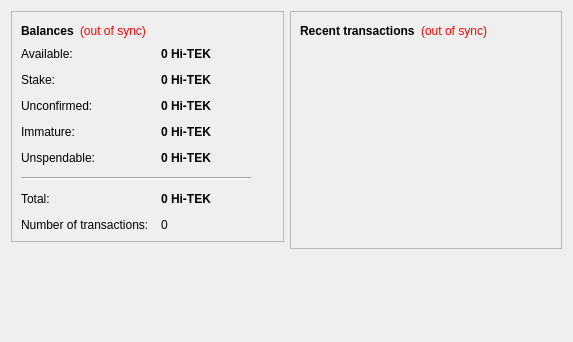
<?xml version="1.0" encoding="UTF-8"?>
<ui version="4.0">
 <class>OverviewPage</class>
 <widget class="QWidget" name="OverviewPage">
  <property name="geometry">
   <rect>
    <x>0</x>
    <y>0</y>
    <width>573</width>
    <height>342</height>
   </rect>
  </property>
  <property name="windowTitle">
   <string>Form</string>
  </property>
  <layout class="QHBoxLayout" name="horizontalLayout" stretch="1,1">
   <item>
    <layout class="QVBoxLayout" name="verticalLayout_2">
     <item>
      <widget class="QFrame" name="frame">
       <property name="frameShape">
        <enum>QFrame::StyledPanel</enum>
       </property>
       <property name="frameShadow">
        <enum>QFrame::Raised</enum>
       </property>
       <layout class="QVBoxLayout" name="verticalLayout_4">
        <item>
         <layout class="QHBoxLayout" name="horizontalLayout_4">
          <item>
           <widget class="QLabel" name="label_5">
            <property name="font">
             <font>
              <weight>75</weight>
              <bold>true</bold>
             </font>
            </property>
            <property name="text">
             <string>Balances</string>
            </property>
           </widget>
          </item>
          <item>
           <widget class="QLabel" name="labelWalletStatus">
            <property name="toolTip">
             <string>The displayed information may be out of date. Your wallet automatically synchronizes with the Hi-TEK network after a connection is established, but this process has not completed yet.</string>
            </property>
            <property name="styleSheet">
             <string notr="true">QLabel { color: red; }</string>
            </property>
            <property name="text">
             <string notr="true">(out of sync)</string>
            </property>
            <property name="alignment">
             <set>Qt::AlignLeading|Qt::AlignLeft|Qt::AlignVCenter</set>
            </property>
           </widget>
          </item>
          <item>
           <spacer name="horizontalSpacer_2">
            <property name="orientation">
             <enum>Qt::Horizontal</enum>
            </property>
            <property name="sizeHint" stdset="0">
             <size>
              <width>40</width>
              <height>20</height>
             </size>
            </property>
           </spacer>
          </item>
         </layout>
        </item>
        <item>
         <layout class="QFormLayout" name="formLayout_2">
          <property name="fieldGrowthPolicy">
           <enum>QFormLayout::AllNonFixedFieldsGrow</enum>
          </property>
          <property name="horizontalSpacing">
           <number>12</number>
          </property>
          <property name="verticalSpacing">
           <number>12</number>
          </property>
          <item row="0" column="0">
           <widget class="QLabel" name="labelAvailableText">
            <property name="toolTip">
             <string>Your current available balance</string>
            </property>
            <property name="text">
             <string>Available:</string>
            </property>
           </widget>
          </item>
          <item row="0" column="1">
           <widget class="QLabel" name="labelAvailable">
            <property name="font">
             <font>
              <weight>75</weight>
              <bold>true</bold>
             </font>
            </property>
            <property name="cursor">
             <cursorShape>IBeamCursor</cursorShape>
            </property>
            <property name="toolTip">
             <string>Your current available balance</string>
            </property>
            <property name="text">
             <string notr="true">0 Hi-TEK</string>
            </property>
            <property name="alignment">
             <set>Qt::AlignLeading|Qt::AlignLeft|Qt::AlignVCenter</set>
            </property>
            <property name="textInteractionFlags">
             <set>Qt::LinksAccessibleByMouse|Qt::TextSelectableByKeyboard|Qt::TextSelectableByMouse</set>
            </property>
           </widget>
          </item>
          <item row="1" column="0">
           <widget class="QLabel" name="label_6">
            <property name="toolTip">
             <string>Total of coins that was staked, and do not yet count toward the current balance</string>
            </property>
            <property name="text">
             <string>Stake:</string>
            </property>
           </widget>
          </item>
          <item row="1" column="1">
           <widget class="QLabel" name="labelStake">
            <property name="font">
             <font>
              <weight>75</weight>
              <bold>true</bold>
             </font>
            </property>
            <property name="cursor">
             <cursorShape>IBeamCursor</cursorShape>
            </property>
            <property name="toolTip">
             <string>Total of coins that was staked, and do not yet count toward the current balance</string>
            </property>
            <property name="text">
             <string notr="true">0 Hi-TEK</string>
            </property>
            <property name="alignment">
             <set>Qt::AlignLeading|Qt::AlignLeft|Qt::AlignVCenter</set>
            </property>
            <property name="textInteractionFlags">
             <set>Qt::LinksAccessibleByMouse|Qt::TextSelectableByKeyboard|Qt::TextSelectableByMouse</set>
            </property>
           </widget>
          </item>
          <item row="2" column="0">
           <widget class="QLabel" name="label_3">
            <property name="toolTip">
             <string>Total of transactions that have yet to be confirmed, and do not yet count toward the current balance</string>
            </property>
            <property name="text">
             <string>Unconfirmed:</string>
            </property>
           </widget>
          </item>
          <item row="2" column="1">
           <widget class="QLabel" name="labelUnconfirmed">
            <property name="font">
             <font>
              <weight>75</weight>
              <bold>true</bold>
             </font>
            </property>
            <property name="cursor">
             <cursorShape>IBeamCursor</cursorShape>
            </property>
            <property name="toolTip">
             <string>Total of transactions that have yet to be confirmed, and do not yet count toward the current balance</string>
            </property>
            <property name="text">
             <string notr="true">0 Hi-TEK</string>
            </property>
            <property name="alignment">
             <set>Qt::AlignLeading|Qt::AlignLeft|Qt::AlignVCenter</set>
            </property>
            <property name="textInteractionFlags">
             <set>Qt::LinksAccessibleByMouse|Qt::TextSelectableByKeyboard|Qt::TextSelectableByMouse</set>
            </property>
           </widget>
          </item>
          <item row="3" column="0">
           <widget class="QLabel" name="labelImmatureText">
            <property name="toolTip">
             <string>Mined balance that has not yet matured</string>
            </property>
            <property name="text">
             <string>Immature:</string>
            </property>
           </widget>
          </item>
          <item row="3" column="1">
           <widget class="QLabel" name="labelImmature">
            <property name="font">
             <font>
              <weight>75</weight>
              <bold>true</bold>
             </font>
            </property>
            <property name="toolTip">
             <string>Mined balance that has not yet matured</string>
            </property>
            <property name="text">
             <string notr="true">0 Hi-TEK</string>
            </property>
            <property name="alignment">
             <set>Qt::AlignLeading|Qt::AlignLeft|Qt::AlignVCenter</set>
            </property>
            <property name="textInteractionFlags">
             <set>Qt::LinksAccessibleByMouse|Qt::TextSelectableByKeyboard|Qt::TextSelectableByMouse</set>
            </property>
           </widget>
          </item>
          <item row="4" column="0">
           <widget class="QLabel" name="labelBalanceWatchOnlyText">
            <property name="toolTip">
             <string>Your unspendable balance</string>
            </property>
            <property name="text">
             <string>Unspendable:</string>
            </property>
           </widget>
          </item>
          <item row="4" column="1">
           <widget class="QLabel" name="labelBalanceWatchOnly">
            <property name="font">
             <font>
              <weight>75</weight>
              <bold>true</bold>
             </font>
            </property>
            <property name="cursor">
             <cursorShape>IBeamCursor</cursorShape>
            </property>
            <property name="toolTip">
             <string>Your unspendable balance</string>
            </property>
            <property name="text">
             <string notr="true">0 Hi-TEK</string>
            </property>
            <property name="alignment">
             <set>Qt::AlignLeading|Qt::AlignLeft|Qt::AlignVCenter</set>
            </property>
            <property name="textInteractionFlags">
             <set>Qt::LinksAccessibleByMouse|Qt::TextSelectableByKeyboard|Qt::TextSelectableByMouse</set>
            </property>
           </widget>
          </item>
          <item row="5" column="0" colspan="2">
           <widget class="Line" name="line">
            <property name="maximumSize">
             <size>
              <width>230</width>
              <height>16777215</height>
             </size>
            </property>
            <property name="orientation">
             <enum>Qt::Horizontal</enum>
            </property>
           </widget>
          </item>
          <item row="6" column="0">
           <widget class="QLabel" name="labelTotalText">
            <property name="toolTip">
             <string>Your current total balance</string>
            </property>
            <property name="text">
             <string>Total:</string>
            </property>
           </widget>
          </item>
          <item row="6" column="1">
           <widget class="QLabel" name="labelTotal">
            <property name="font">
             <font>
              <weight>75</weight>
              <bold>true</bold>
             </font>
            </property>
            <property name="toolTip">
             <string>Your current total balance</string>
            </property>
            <property name="text">
             <string notr="true">0 Hi-TEK</string>
            </property>
            <property name="alignment">
             <set>Qt::AlignLeading|Qt::AlignLeft|Qt::AlignVCenter</set>
            </property>
            <property name="textInteractionFlags">
             <set>Qt::LinksAccessibleByMouse|Qt::TextSelectableByKeyboard|Qt::TextSelectableByMouse</set>
            </property>
           </widget>
          </item>
          <item row="7" column="0">
           <widget class="QLabel" name="label_2">
            <property name="toolTip">
             <string>Total number of transactions in wallet</string>
            </property>
            <property name="text">
             <string>Number of transactions:</string>
            </property>
           </widget>
          </item>
          <item row="7" column="1">
           <widget class="QLabel" name="labelNumTransactions">
            <property name="toolTip">
             <string>Total number of transactions in wallet</string>
            </property>
            <property name="text">
             <string notr="true">0</string>
            </property>
           </widget>
          </item>
         </layout>
        </item>
       </layout>
      </widget>
     </item>
     <item>
      <spacer name="verticalSpacer">
       <property name="orientation">
        <enum>Qt::Vertical</enum>
       </property>
       <property name="sizeHint" stdset="0">
        <size>
         <width>20</width>
         <height>40</height>
        </size>
       </property>
      </spacer>
     </item>
    </layout>
   </item>
   <item>
    <layout class="QVBoxLayout" name="verticalLayout_3">
     <item>
      <widget class="QFrame" name="frame_2">
       <property name="frameShape">
        <enum>QFrame::StyledPanel</enum>
       </property>
       <property name="frameShadow">
        <enum>QFrame::Raised</enum>
       </property>
       <layout class="QVBoxLayout" name="verticalLayout">
        <item>
         <layout class="QHBoxLayout" name="horizontalLayout_2">
          <item>
           <widget class="QLabel" name="label_4">
            <property name="text">
             <string>&lt;b&gt;Recent transactions&lt;/b&gt;</string>
            </property>
           </widget>
          </item>
          <item>
           <widget class="QLabel" name="labelTransactionsStatus">
            <property name="toolTip">
             <string>The displayed information may be out of date. Your wallet automatically synchronizes with the Hi-TEK network after a connection is established, but this process has not completed yet.</string>
            </property>
            <property name="styleSheet">
             <string notr="true">QLabel { color: red; }</string>
            </property>
            <property name="text">
             <string notr="true">(out of sync)</string>
            </property>
            <property name="alignment">
             <set>Qt::AlignRight|Qt::AlignTrailing|Qt::AlignVCenter</set>
            </property>
           </widget>
          </item>
          <item>
           <spacer name="horizontalSpacer">
            <property name="orientation">
             <enum>Qt::Horizontal</enum>
            </property>
            <property name="sizeHint" stdset="0">
             <size>
              <width>40</width>
              <height>20</height>
             </size>
            </property>
           </spacer>
          </item>
         </layout>
        </item>
        <item>
         <widget class="QListView" name="listTransactions">
          <property name="styleSheet">
           <string notr="true">QListView { background: transparent; }</string>
          </property>
          <property name="frameShape">
           <enum>QFrame::NoFrame</enum>
          </property>
          <property name="verticalScrollBarPolicy">
           <enum>Qt::ScrollBarAlwaysOff</enum>
          </property>
          <property name="horizontalScrollBarPolicy">
           <enum>Qt::ScrollBarAlwaysOff</enum>
          </property>
          <property name="selectionMode">
           <enum>QAbstractItemView::NoSelection</enum>
          </property>
         </widget>
        </item>
       </layout>
      </widget>
     </item>
     <item>
      <spacer name="verticalSpacer_2">
       <property name="orientation">
        <enum>Qt::Vertical</enum>
       </property>
       <property name="sizeHint" stdset="0">
        <size>
         <width>20</width>
         <height>40</height>
        </size>
       </property>
      </spacer>
     </item>
    </layout>
   </item>
  </layout>
 </widget>
 <resources/>
 <connections/>
</ui>
